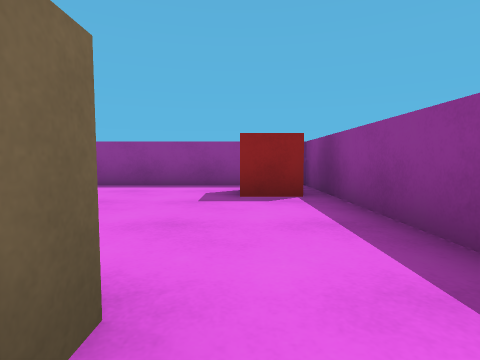
View 1 (above)

17 first-person views from a walk through a scene from a Unity 3-D project. The camera is 0.58 m above the floor, tilts 4° down and sees 80° across. The floor is counted in squares, 1 m on a side. Each view is taken from the middle of a square. On the plan, view 1 faces up. The plan holds only what a view shows up to about 9 squares ahead; the rest is blank. The place goes on beyond the plan. The player is left out.

View 2
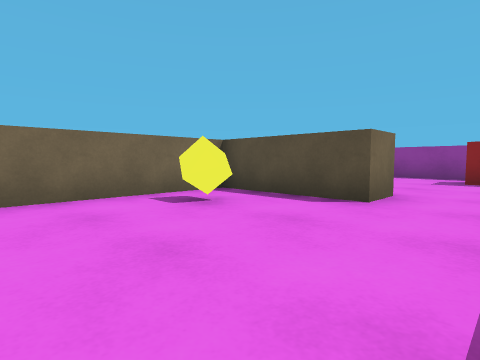

View 3
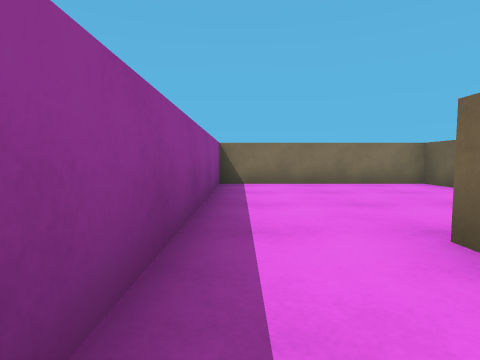

View 4
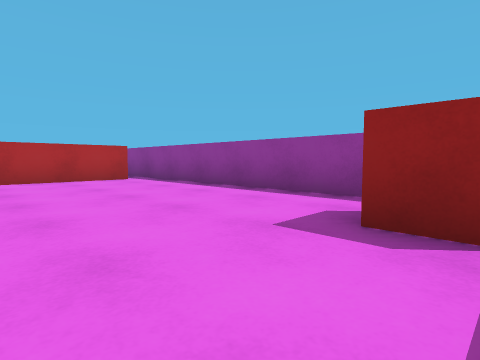

View 5
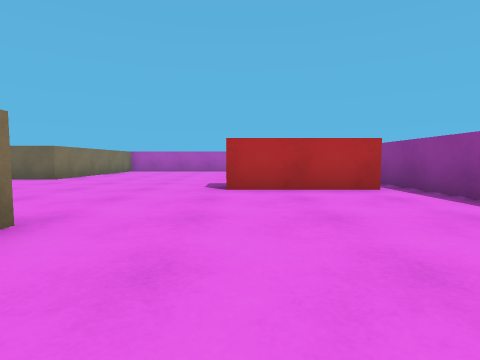

View 6
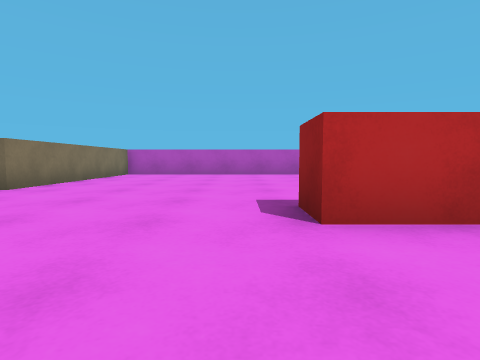

View 7
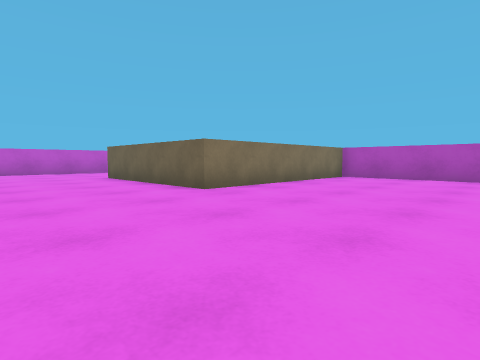

View 8
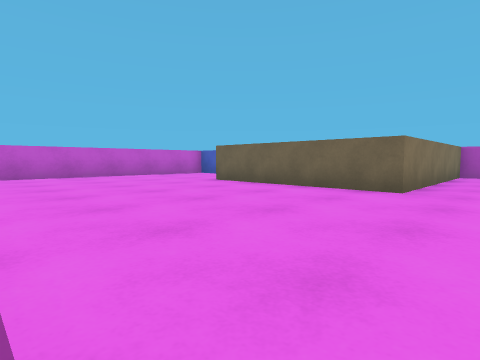

View 9
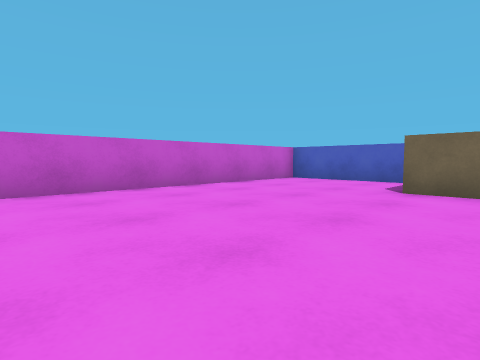

View 10
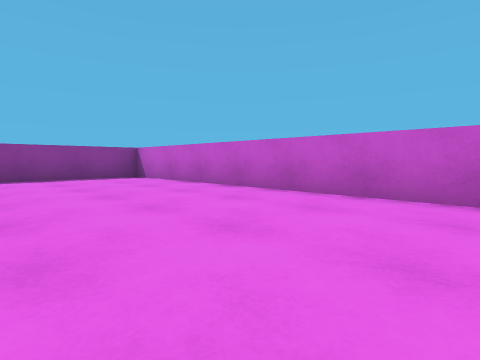

View 11
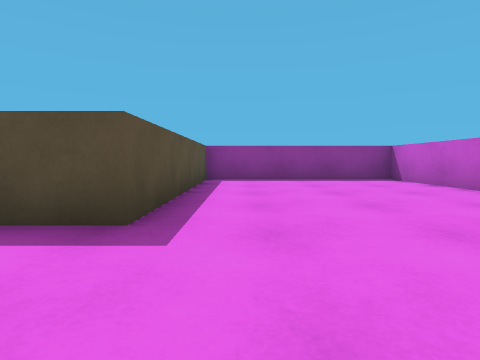

View 12
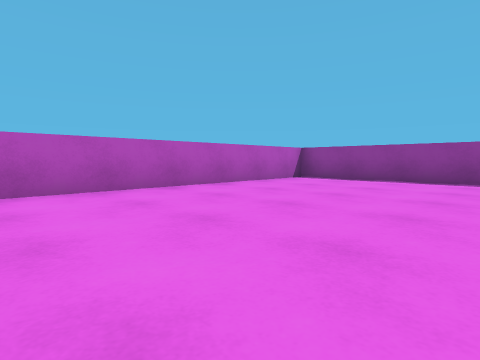

View 13
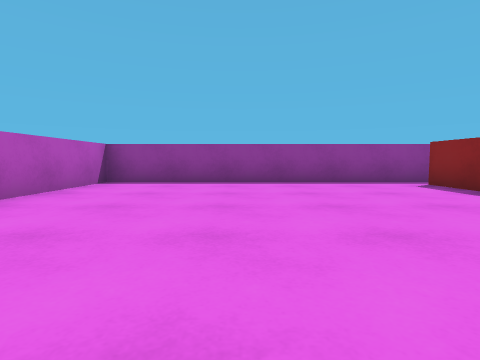

View 14
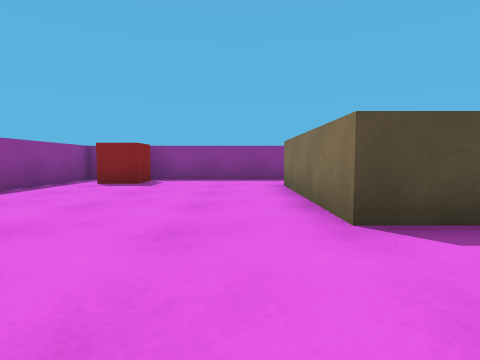

View 15
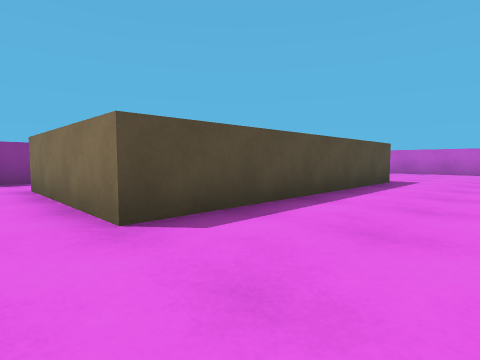

View 16
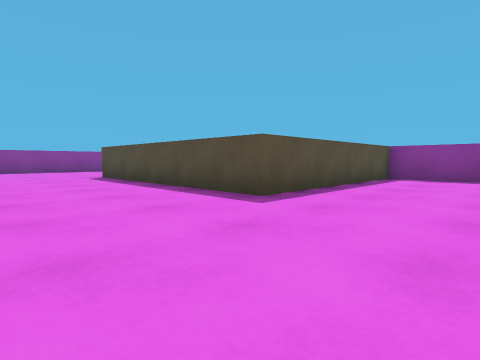

View 17
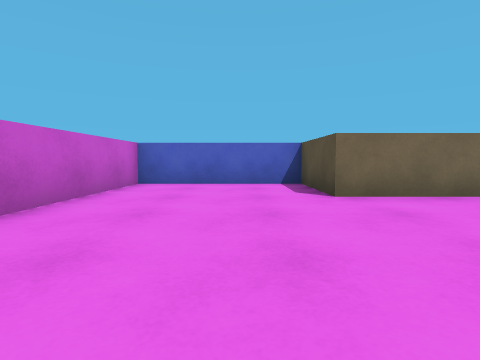

### Floor plan
Ten units are one square. View 1 is at (0, 0); x grows to the right and y downward. Boxes are objects, and circles mark ways between rooms. Rooms are numbered by the first view taken in them; rooms with no view inside come last. Other rooms are left out.
<svg viewBox="-170 -70 190 190">
<path fill="none" stroke="#000" d="M-5 -10 -5 0 -35 0 -35 50 15 50 15 -15M-85 -42 -85 -58M-75 -58 -75 -27 -86 -27M15 -15 15 -65 -165 -65 -165 25 -105 25 -105 75 -130 75 -130 115 15 115 15 60 -45 60 -45 -10 -5 -10"/>
<rect x="-25" y="5" width="10" height="10" fill="#bbb"><title>yellow cube</title></rect>
<rect x="-5" y="-55" width="20" height="10" fill="#bbb"><title>red cube</title></rect>
<circle cx="5" cy="-5" r="3" fill="#2a7"/>
<text x="-10" y="20">1</text>
<text x="-70" y="20">2</text>
</svg>
Room 1 opens to room 2.

Where each view was taken, in squares from view 1:
view 1: 0 up, 0 right, facing up
view 2: 4 down, 1 right, facing up-left
view 3: 2 up, 1 right, facing down
view 4: 2 up, 1 right, facing up-left
view 5: 3 up, 2 left, facing left
view 6: 2 up, 5 left, facing left
view 7: 2 up, 7 left, facing down-left
view 8: 1 down, 5 left, facing down-left
view 9: 6 down, 5 left, facing down-left
view 10: 7 down, 8 left, facing down-right
view 11: 7 down, 7 left, facing right
view 12: 2 down, 11 left, facing up-left
view 13: 1 down, 13 left, facing up
view 14: 2 up, 7 left, facing right
view 15: 2 up, 7 left, facing down-right
view 16: 9 down, 8 left, facing up-right
view 17: 9 down, 6 left, facing left
